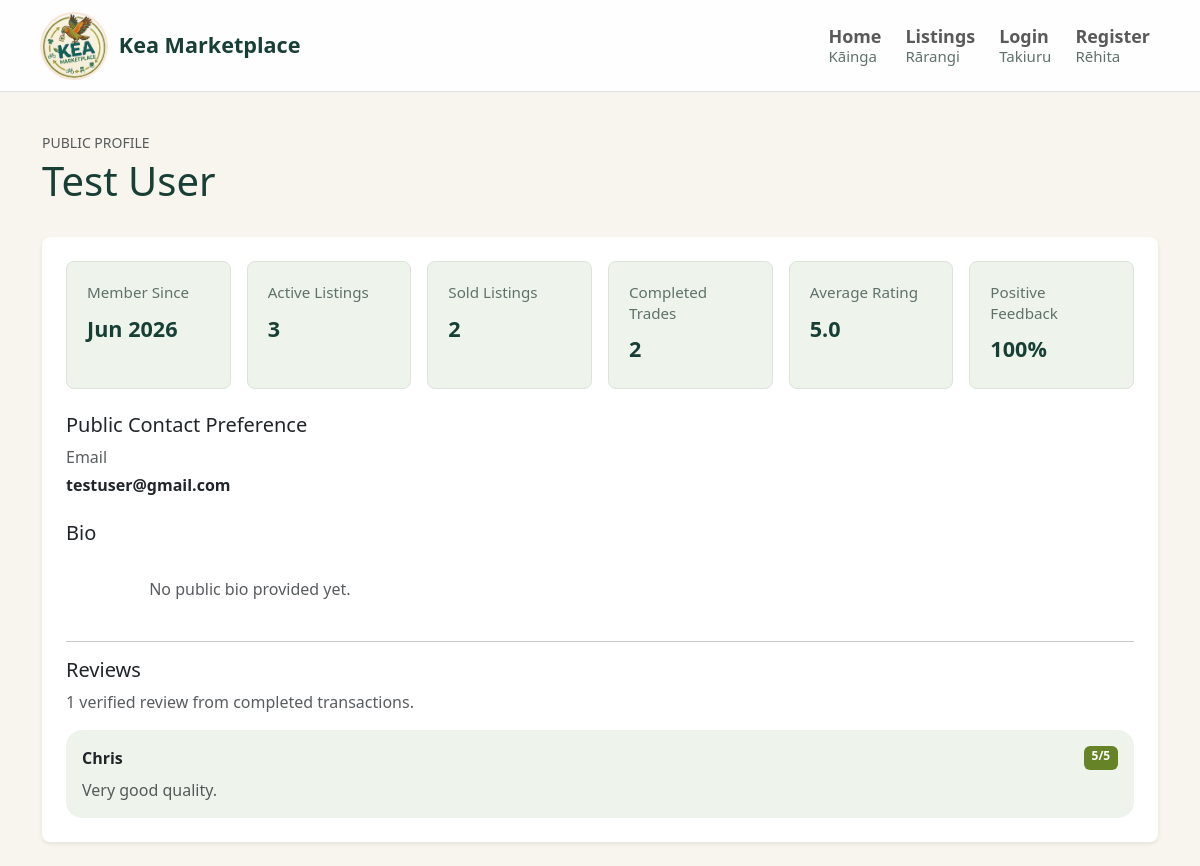
/profiles/3, run on the app's committed database.
### tables this page shows
CREATE TABLE users (
    id INTEGER PRIMARY KEY AUTOINCREMENT,
    display_name TEXT NOT NULL,
    full_name TEXT NOT NULL,
    date_of_birth TEXT NOT NULL,
    email TEXT NOT NULL UNIQUE,
    phone_number TEXT,
    preferred_contact_method TEXT NOT NULL,
    password_hash TEXT NOT NULL,
    role TEXT NOT NULL DEFAULT 'user',
    is_locked INTEGER NOT NULL DEFAULT 0,
    bio TEXT,
    created_at TEXT NOT NULL
);

CREATE TABLE reviews (
    id INTEGER PRIMARY KEY AUTOINCREMENT,
    request_id INTEGER NOT NULL,
    reviewer_id INTEGER NOT NULL,
    reviewed_user_id INTEGER NOT NULL,
    score INTEGER NOT NULL,
    comment TEXT,
    created_at TEXT NOT NULL,
    UNIQUE (request_id, reviewer_id, reviewed_user_id),
    FOREIGN KEY (request_id) REFERENCES requests(id),
    FOREIGN KEY (reviewer_id) REFERENCES users(id),
    FOREIGN KEY (reviewed_user_id) REFERENCES users(id)
);

### routes/profile_routes.py (the view)
@profile_bp.get("/profiles/<int:user_id>")
def view_public_profile(user_id: int) -> str:
    profile_data = profile_service.get_public_profile(user_id)
    if profile_data is None:
        abort(404)
    return render_template(
        "profile.html",
        profile=profile_data,
        is_own_profile=profile_data["id"] == session.get("user_id"),
    )

### models/db.py (called while the page is built)
def get_db() -> sqlite3.Connection:
    return DatabaseManager().get_connection()

    def __new__(cls):
        if cls._instance is None:
            cls._instance = super().__new__(cls)
        return cls._instance

    def get_connection(self) -> sqlite3.Connection:
        if "db" not in g:
            g.db = sqlite3.connect(current_app.config["DATABASE_PATH"])
            g.db.row_factory = sqlite3.Row
        return g.db

    def close_connection(self) -> None:
        db = g.pop("db", None)
        if db is not None:
            db.close()

### services/profile_service.py (called while the page is built)
    @staticmethod
    def _serialize_public_profile(row) -> Dict[str, Any]:
        profile = dict(row)
        profile["bio"] = profile.get("bio") or "No public bio provided yet."
        raw_created_at = str(profile["created_at"])
        try:
            profile["member_since_label"] = datetime.fromisoformat(
                raw_created_at
            ).strftime("%b %Y")
        except ValueError:
            profile["member_since_label"] = raw_created_at[:7]
        if profile["preferred_contact_method"] == CONTACT_METHOD_PHONE:
            profile["preferred_contact_method_label"] = "Phone"
            profile["public_contact_value"] = profile.get("phone_number") or "Not provided"
        else:
            profile["preferred_contact_method_label"] = "Email"
            profile["public_contact_value"] = profile.get("email") or "Not provided"
        return profile

    @staticmethod
    def _format_positive_feedback(review_count: int, positive_review_count: int) -> str:
        if review_count == 0:
            return "—"
        positive_feedback_rate = positive_review_count / review_count
        return "{0:.0%}".format(positive_feedback_rate)

    @staticmethod
    def _attach_completed_transaction_count(profile: Dict[str, Any], user_id: int) -> None:
        db = get_db()
        result = db.execute(
            """
            SELECT COUNT(*) AS completed_transaction_count
            FROM requests
            WHERE status = ?
                AND (buyer_id = ? OR seller_id = ?)
            """,
            (REQUEST_STATUS_COMPLETED, user_id, user_id),
        ).fetchone()
        profile["completed_transaction_count"] = int(
            result["completed_transaction_count"]
        )

### templates/profile.html (shortened to what this page needs)
{% extends "base.html" %}
{% block content %}
<div class="profile-page">
    <section class="profile-header mb-4">
        <div class="d-flex flex-column flex-md-row gap-3 justify-content-between">
            <div>
                <p class="text-uppercase small text-muted mb-1">Public Profile</p>
                <h1 class="mb-2">{{ profile.display_name }}</h1>
            </div>
        </div>
    </section>
    <div class="card border-0 shadow-sm profile-card">
        <div class="card-body p-4">
            <div class="trust-indicator-grid mb-4">
                <div class="trust-indicator">
                    <span class="trust-indicator-label">Member Since</span>
                    <strong class="trust-indicator-value">
                        {{ profile.member_since_label }}
                    </strong>
                </div>
                <div class="trust-indicator">
                    <span class="trust-indicator-label">Active Listings</span>
                    <strong class="trust-indicator-value">
                        {{ profile.active_listing_count }}
                    </strong>
                </div>
                <div class="trust-indicator">
                    <span class="trust-indicator-label">Sold Listings</span>
                    <strong class="trust-indicator-value">
                        {{ profile.sold_listing_count }}
                    </strong>
                </div>
                <div class="trust-indicator">
                    <span class="trust-indicator-label">Completed Trades</span>
                    <strong class="trust-indicator-value">
                        {{ profile.completed_transaction_count }}
                    </strong>
                </div>
                <div class="trust-indicator">
                    <span class="trust-indicator-label">Average Rating</span>
                    <strong class="trust-indicator-value">
                        {{ profile.average_score_label }}
                    </strong>
                </div>
                <div class="trust-indicator">
                    <span class="trust-indicator-label">Positive Feedback</span>
                    <strong class="trust-indicator-value">
                        {{ profile.positive_feedback_label }}
                    </strong>
                </div>
            </div>
            <div class="mb-4">
                <h2 class="h5">Public Contact Preference</h2>
                <p class="mb-1 text-body-secondary">
                    {{ profile.preferred_contact_method_label }}
                </p>
                <p class="mb-0"><strong>{{ profile.public_contact_value }}</strong></p>
            </div>
            <div>
                <h2 class="h5">Bio</h2>
                <p class="mb-0 text-body-secondary" style="white-space: pre-wrap;">
                    {{ profile.bio }}
                </p>
            </div>
            <hr>
            <div>
                <h2 class="h5">Reviews</h2>
                {% if profile.recent_reviews %}
                    <p class="text-body-secondary mb-3">
                        {{ profile.review_count }} verified
                        review{% if profile.review_count != 1 %}s{% endif %}
                        from completed transactions.
                    </p>
                    <div class="d-grid gap-3">
                        {% for review in profile.recent_reviews %}
                            <div class="rounded-4 bg-light p-3">
                                <div class="d-flex justify-content-between gap-3 mb-2">
                                    <strong>{{ review.reviewer_name }}</strong>
                                    <span class="badge text-bg-success">
                                        {{ review.score }}/5
                                    </span>
                                </div>
                                {% if review.comment %}
                                    <p class="mb-0 text-body-secondary">
                                        {{ review.comment }}
                                    </p>
                                {% else %}
                                    <p class="mb-0 text-body-secondary">
                                        No comment provided.
                                    </p>
                                {% endif %}
                            </div>
                        {% endfor %}
                    </div>
                {% else %}
                    <div class="review-empty-state" role="status">
                        <p class="mb-0">No reviews yet.</p>
                    </div>
                {% endif %}
            </div>
        </div>
    </div>
</div>
{% endblock %}

### static/css/main.css (style rules this page uses)
:root { --kea-bg: #f7f5ee; --kea-surface: #ffffff; --kea-surface-soft: #eef4ec; --kea-heading: #183f35; --kea-text: #20322e; --kea-muted: #60716b; --kea-teal: #0f615f; --kea-teal-dark: #0a4744; --kea-green: #678328; --kea-orange: #d97922; --kea-border: #dbe3da; --kea-shadow: rgba(24, 63, 53, 0.08); }
body { background-color: var(--kea-bg); color: var(--kea-text); }
h1, h2, h3, .h1, .h2, .h3 { color: var(--kea-heading); }
.card, .list-group-item { border-color: var(--kea-border); }
.card { background-color: var(--kea-surface); }
.bg-light, .bg-light-subtle { background-color: var(--kea-surface-soft) !important; }
.text-bg-primary, .text-bg-success { background-color: var(--kea-green) !important; color: #fff !important; }
.profile-page { max-width: 1180px; margin: 0 auto; }
.profile-header { padding-top: 1rem; }
.profile-card { border-radius: 8px; }
.trust-indicator-grid { display: grid; grid-template-columns: repeat(auto-fit, minmax(160px, 1fr)); gap: 1rem; }
.trust-indicator { min-height: 128px; padding: 1.25rem; border: 1px solid var(--kea-border); border-radius: 8px; background: var(--kea-surface-soft); }
.trust-indicator-label { display: block; margin-bottom: 0.75rem; color: var(--kea-muted); font-size: 0.95rem; line-height: 1.35; }
.trust-indicator-value { display: block; color: var(--kea-heading); font-size: clamp(1.25rem, 1.8vw, 1.65rem); line-height: 1.25; overflow-wrap: anywhere; }

### data on the page
users: display_name "Test User", preferred_contact_method_label "Email", public_contact_value "testuser@gmail.com"
reviews: reviewer_name "Chris", score "5", comment "Very good quality."

### other printed values
{{ profile.member_since_label }} "Jun 2026"
{{ profile.active_listing_count }} "3"
{{ profile.sold_listing_count }} "2"
{{ profile.completed_transaction_count }} "2"
{{ profile.average_score_label }} "5.0"
{{ profile.positive_feedback_label }} "100%"
{{ profile.bio }} "No public bio provided yet."
{{ profile.review_count }} "1"
